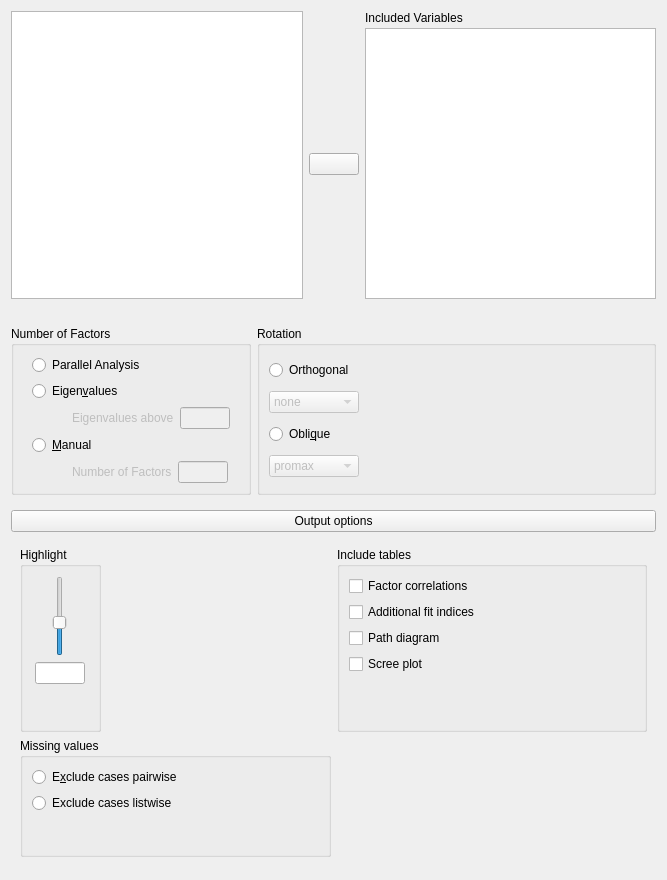
<?xml version="1.0" encoding="UTF-8"?>
<ui version="4.0">
 <class>ExploratoryFactorAnalysisForm</class>
 <widget class="QWidget" name="ExploratoryFactorAnalysisForm">
  <property name="geometry">
   <rect>
    <x>0</x>
    <y>0</y>
    <width>667</width>
    <height>880</height>
   </rect>
  </property>
  <property name="sizePolicy">
   <sizepolicy hsizetype="Fixed" vsizetype="Preferred">
    <horstretch>0</horstretch>
    <verstretch>0</verstretch>
   </sizepolicy>
  </property>
  <property name="windowTitle">
   <string>Form</string>
  </property>
  <layout class="QGridLayout" name="gridLayout_7">
   <item row="0" column="0">
    <widget class="QWidget" name="topWidget" native="true">
     <property name="sizePolicy">
      <sizepolicy hsizetype="Preferred" vsizetype="Fixed">
       <horstretch>0</horstretch>
       <verstretch>0</verstretch>
      </sizepolicy>
     </property>
     <property name="minimumSize">
      <size>
       <width>0</width>
       <height>300</height>
      </size>
     </property>
     <layout class="QGridLayout" name="gridLayout">
      <property name="leftMargin">
       <number>0</number>
      </property>
      <property name="topMargin">
       <number>0</number>
      </property>
      <property name="rightMargin">
       <number>0</number>
      </property>
      <property name="bottomMargin">
       <number>12</number>
      </property>
      <property name="verticalSpacing">
       <number>3</number>
      </property>
      <item row="0" column="0" rowspan="4">
       <widget class="AvailableFieldsListView" name="listAvailableFields">
        <property name="sizePolicy">
         <sizepolicy hsizetype="Expanding" vsizetype="Preferred">
          <horstretch>0</horstretch>
          <verstretch>0</verstretch>
         </sizepolicy>
        </property>
        <property name="maximumSize">
         <size>
          <width>16777215</width>
          <height>16777215</height>
         </size>
        </property>
        <property name="selectionMode">
         <enum>QAbstractItemView::ExtendedSelection</enum>
        </property>
       </widget>
      </item>
      <item row="0" column="2">
       <widget class="QLabel" name="label_4">
        <property name="sizePolicy">
         <sizepolicy hsizetype="Fixed" vsizetype="Fixed">
          <horstretch>0</horstretch>
          <verstretch>0</verstretch>
         </sizepolicy>
        </property>
        <property name="text">
         <string>Included Variables</string>
        </property>
       </widget>
      </item>
      <item row="1" column="2" rowspan="3">
       <widget class="BoundListView" name="variables">
        <property name="sizePolicy">
         <sizepolicy hsizetype="Expanding" vsizetype="Expanding">
          <horstretch>0</horstretch>
          <verstretch>0</verstretch>
         </sizepolicy>
        </property>
        <property name="minimumSize">
         <size>
          <width>0</width>
          <height>200</height>
         </size>
        </property>
        <property name="maximumSize">
         <size>
          <width>16777215</width>
          <height>16777215</height>
         </size>
        </property>
        <property name="selectionMode">
         <enum>QAbstractItemView::ExtendedSelection</enum>
        </property>
       </widget>
      </item>
      <item row="2" column="1">
       <widget class="AssignButton" name="buttonAssignVariables">
        <property name="sizePolicy">
         <sizepolicy hsizetype="Fixed" vsizetype="Fixed">
          <horstretch>0</horstretch>
          <verstretch>0</verstretch>
         </sizepolicy>
        </property>
        <property name="minimumSize">
         <size>
          <width>50</width>
          <height>0</height>
         </size>
        </property>
        <property name="maximumSize">
         <size>
          <width>50</width>
          <height>16777215</height>
         </size>
        </property>
        <property name="text">
         <string/>
        </property>
       </widget>
      </item>
     </layout>
    </widget>
   </item>
   <item row="1" column="0">
    <widget class="QWidget" name="widget" native="true">
     <layout class="QGridLayout" name="gridLayout_2">
      <property name="leftMargin">
       <number>0</number>
      </property>
      <property name="rightMargin">
       <number>0</number>
      </property>
      <property name="bottomMargin">
       <number>0</number>
      </property>
      <item row="0" column="1">
       <widget class="BoundGroupBox" name="rotationMethod">
        <property name="sizePolicy">
         <sizepolicy hsizetype="Preferred" vsizetype="Preferred">
          <horstretch>0</horstretch>
          <verstretch>0</verstretch>
         </sizepolicy>
        </property>
        <property name="minimumSize">
         <size>
          <width>240</width>
          <height>0</height>
         </size>
        </property>
        <property name="title">
         <string>Rotation</string>
        </property>
        <layout class="QGridLayout" name="gridLayout_37">
         <item row="5" column="0">
          <widget class="BoundComboBox" name="obliqueSelector">
           <property name="enabled">
            <bool>false</bool>
           </property>
           <item>
            <property name="text">
             <string>promax</string>
            </property>
           </item>
           <item>
            <property name="text">
             <string>oblimin</string>
            </property>
           </item>
           <item>
            <property name="text">
             <string>simplimax</string>
            </property>
           </item>
           <item>
            <property name="text">
             <string>bentlerQ</string>
            </property>
           </item>
           <item>
            <property name="text">
             <string>biquartimin</string>
            </property>
           </item>
           <item>
            <property name="text">
             <string>cluster</string>
            </property>
           </item>
          </widget>
         </item>
         <item row="4" column="0">
          <widget class="QRadioButton" name="_2oblique">
           <property name="sizePolicy">
            <sizepolicy hsizetype="Fixed" vsizetype="Fixed">
             <horstretch>0</horstretch>
             <verstretch>0</verstretch>
            </sizepolicy>
           </property>
           <property name="text">
            <string>Obli&amp;que</string>
           </property>
          </widget>
         </item>
         <item row="2" column="0">
          <widget class="BoundComboBox" name="orthogonalSelector">
           <property name="enabled">
            <bool>false</bool>
           </property>
           <item>
            <property name="text">
             <string>none</string>
            </property>
           </item>
           <item>
            <property name="text">
             <string>varimax</string>
            </property>
           </item>
           <item>
            <property name="text">
             <string>quartimax</string>
            </property>
           </item>
           <item>
            <property name="text">
             <string>bentlerT</string>
            </property>
           </item>
           <item>
            <property name="text">
             <string>equamax</string>
            </property>
           </item>
          </widget>
         </item>
         <item row="1" column="0">
          <widget class="QRadioButton" name="_1orthogonal">
           <property name="sizePolicy">
            <sizepolicy hsizetype="Fixed" vsizetype="Fixed">
             <horstretch>0</horstretch>
             <verstretch>0</verstretch>
            </sizepolicy>
           </property>
           <property name="text">
            <string>Orthogonal</string>
           </property>
          </widget>
         </item>
         <item row="2" column="1">
          <spacer name="horizontalSpacer">
           <property name="orientation">
            <enum>Qt::Horizontal</enum>
           </property>
           <property name="sizeHint" stdset="0">
            <size>
             <width>40</width>
             <height>20</height>
            </size>
           </property>
          </spacer>
         </item>
        </layout>
       </widget>
      </item>
      <item row="0" column="0">
       <widget class="BoundGroupBox" name="factorMethod">
        <property name="sizePolicy">
         <sizepolicy hsizetype="Preferred" vsizetype="Preferred">
          <horstretch>0</horstretch>
          <verstretch>0</verstretch>
         </sizepolicy>
        </property>
        <property name="minimumSize">
         <size>
          <width>240</width>
          <height>0</height>
         </size>
        </property>
        <property name="title">
         <string>Number of Factors</string>
        </property>
        <layout class="QGridLayout" name="gridLayout_5">
         <item row="1" column="0">
          <widget class="QRadioButton" name="_1eigenvalues">
           <property name="sizePolicy">
            <sizepolicy hsizetype="Fixed" vsizetype="Fixed">
             <horstretch>0</horstretch>
             <verstretch>0</verstretch>
            </sizepolicy>
           </property>
           <property name="text">
            <string>Eigen&amp;values</string>
           </property>
          </widget>
         </item>
         <item row="2" column="0">
          <widget class="QWidget" name="nFactorWidget_2" native="true">
           <property name="enabled">
            <bool>true</bool>
           </property>
           <property name="sizePolicy">
            <sizepolicy hsizetype="Fixed" vsizetype="Fixed">
             <horstretch>0</horstretch>
             <verstretch>0</verstretch>
            </sizepolicy>
           </property>
           <layout class="QGridLayout" name="gridLayout_20">
            <property name="leftMargin">
             <number>40</number>
            </property>
            <property name="topMargin">
             <number>0</number>
            </property>
            <property name="rightMargin">
             <number>0</number>
            </property>
            <property name="bottomMargin">
             <number>0</number>
            </property>
            <item row="0" column="1">
             <widget class="BoundTextBox" name="eigenValuesBox">
              <property name="enabled">
               <bool>false</bool>
              </property>
              <property name="sizePolicy">
               <sizepolicy hsizetype="Fixed" vsizetype="Fixed">
                <horstretch>0</horstretch>
                <verstretch>0</verstretch>
               </sizepolicy>
              </property>
              <property name="maximumSize">
               <size>
                <width>50</width>
                <height>16777215</height>
               </size>
              </property>
             </widget>
            </item>
            <item row="0" column="0">
             <widget class="QLabel" name="EigenText">
              <property name="enabled">
               <bool>false</bool>
              </property>
              <property name="sizePolicy">
               <sizepolicy hsizetype="Fixed" vsizetype="Fixed">
                <horstretch>0</horstretch>
                <verstretch>0</verstretch>
               </sizepolicy>
              </property>
              <property name="text">
               <string>Eigenvalues above</string>
              </property>
             </widget>
            </item>
           </layout>
          </widget>
         </item>
         <item row="3" column="0">
          <widget class="QRadioButton" name="_2manual">
           <property name="sizePolicy">
            <sizepolicy hsizetype="Fixed" vsizetype="Fixed">
             <horstretch>0</horstretch>
             <verstretch>0</verstretch>
            </sizepolicy>
           </property>
           <property name="text">
            <string>&amp;Manual</string>
           </property>
          </widget>
         </item>
         <item row="5" column="0">
          <widget class="QWidget" name="nFactorWidget" native="true">
           <property name="enabled">
            <bool>true</bool>
           </property>
           <property name="sizePolicy">
            <sizepolicy hsizetype="Fixed" vsizetype="Fixed">
             <horstretch>0</horstretch>
             <verstretch>0</verstretch>
            </sizepolicy>
           </property>
           <layout class="QGridLayout" name="gridLayout_16">
            <property name="leftMargin">
             <number>40</number>
            </property>
            <property name="topMargin">
             <number>0</number>
            </property>
            <property name="rightMargin">
             <number>0</number>
            </property>
            <property name="bottomMargin">
             <number>0</number>
            </property>
            <item row="0" column="1">
             <widget class="BoundTextBox" name="numberOfFactors">
              <property name="enabled">
               <bool>false</bool>
              </property>
              <property name="sizePolicy">
               <sizepolicy hsizetype="Fixed" vsizetype="Fixed">
                <horstretch>0</horstretch>
                <verstretch>0</verstretch>
               </sizepolicy>
              </property>
              <property name="maximumSize">
               <size>
                <width>50</width>
                <height>16777215</height>
               </size>
              </property>
             </widget>
            </item>
            <item row="0" column="0">
             <widget class="QLabel" name="nFactorText">
              <property name="enabled">
               <bool>false</bool>
              </property>
              <property name="sizePolicy">
               <sizepolicy hsizetype="Fixed" vsizetype="Fixed">
                <horstretch>0</horstretch>
                <verstretch>0</verstretch>
               </sizepolicy>
              </property>
              <property name="text">
               <string>Number of Factors</string>
              </property>
             </widget>
            </item>
           </layout>
          </widget>
         </item>
         <item row="0" column="0">
          <widget class="QRadioButton" name="_3parallelAnalysis">
           <property name="sizePolicy">
            <sizepolicy hsizetype="Fixed" vsizetype="Fixed">
             <horstretch>0</horstretch>
             <verstretch>0</verstretch>
            </sizepolicy>
           </property>
           <property name="text">
            <string>Parallel Analysis</string>
           </property>
          </widget>
         </item>
        </layout>
        <zorder>nFactorWidget</zorder>
        <zorder>_2manual</zorder>
        <zorder>_1eigenvalues</zorder>
        <zorder>nFactorWidget_2</zorder>
        <zorder>_3parallelAnalysis</zorder>
       </widget>
      </item>
     </layout>
    </widget>
   </item>
   <item row="2" column="0">
    <widget class="QWidget" name="widget_9" native="true">
     <property name="sizePolicy">
      <sizepolicy hsizetype="Preferred" vsizetype="Preferred">
       <horstretch>0</horstretch>
       <verstretch>0</verstretch>
      </sizepolicy>
     </property>
     <layout class="QGridLayout" name="gridLayout_6">
      <property name="leftMargin">
       <number>0</number>
      </property>
      <property name="rightMargin">
       <number>0</number>
      </property>
      <property name="bottomMargin">
       <number>3</number>
      </property>
      <item row="0" column="0">
       <widget class="ExpanderButton" name="pushButton_2">
        <property name="sizePolicy">
         <sizepolicy hsizetype="Expanding" vsizetype="Fixed">
          <horstretch>0</horstretch>
          <verstretch>0</verstretch>
         </sizepolicy>
        </property>
        <property name="text">
         <string>Output options</string>
        </property>
       </widget>
      </item>
      <item row="1" column="0">
       <widget class="QWidget" name="containerOptions" native="true">
        <layout class="QGridLayout" name="gridLayout_4">
         <item row="1" column="0">
          <widget class="BoundGroupBox" name="missingValues">
           <property name="maximumSize">
            <size>
             <width>180000</width>
             <height>16777215</height>
            </size>
           </property>
           <property name="title">
            <string>Missing values</string>
           </property>
           <layout class="QGridLayout" name="gridLayout_8">
            <item row="2" column="1">
             <widget class="QRadioButton" name="_2excludeListwise">
              <property name="text">
               <string>Exclude cases listwise</string>
              </property>
             </widget>
            </item>
            <item row="1" column="3">
             <spacer name="horizontalSpacer_4">
              <property name="orientation">
               <enum>Qt::Horizontal</enum>
              </property>
              <property name="sizeHint" stdset="0">
               <size>
                <width>40</width>
                <height>20</height>
               </size>
              </property>
             </spacer>
            </item>
            <item row="1" column="1">
             <widget class="QRadioButton" name="_1excludePairwise">
              <property name="text">
               <string>E&amp;xclude cases pairwise</string>
              </property>
             </widget>
            </item>
            <item row="3" column="1">
             <spacer name="verticalSpacer_3">
              <property name="orientation">
               <enum>Qt::Vertical</enum>
              </property>
              <property name="sizeHint" stdset="0">
               <size>
                <width>20</width>
                <height>40</height>
               </size>
              </property>
             </spacer>
            </item>
           </layout>
          </widget>
         </item>
         <item row="0" column="0">
          <widget class="BoundGroupBox" name="highlight">
           <property name="maximumSize">
            <size>
             <width>81</width>
             <height>16777215</height>
            </size>
           </property>
           <property name="title">
            <string>Highlight</string>
           </property>
           <layout class="QGridLayout" name="gridLayout_3">
            <item row="1" column="0" alignment="Qt::AlignHCenter">
             <widget class="QSlider" name="highlightSlider">
              <property name="minimumSize">
               <size>
                <width>0</width>
                <height>70</height>
               </size>
              </property>
              <property name="maximum">
               <number>100</number>
              </property>
              <property name="pageStep">
               <number>10</number>
              </property>
              <property name="value">
               <number>40</number>
              </property>
              <property name="orientation">
               <enum>Qt::Vertical</enum>
              </property>
             </widget>
            </item>
            <item row="2" column="0">
             <widget class="BoundTextBox" name="highlightText">
              <property name="enabled">
               <bool>true</bool>
              </property>
              <property name="sizePolicy">
               <sizepolicy hsizetype="Fixed" vsizetype="Fixed">
                <horstretch>0</horstretch>
                <verstretch>0</verstretch>
               </sizepolicy>
              </property>
              <property name="maximumSize">
               <size>
                <width>50</width>
                <height>16777215</height>
               </size>
              </property>
             </widget>
            </item>
            <item row="3" column="0">
             <spacer name="verticalSpacer">
              <property name="orientation">
               <enum>Qt::Vertical</enum>
              </property>
              <property name="sizeHint" stdset="0">
               <size>
                <width>20</width>
                <height>40</height>
               </size>
              </property>
             </spacer>
            </item>
           </layout>
           <zorder>highlightText</zorder>
           <zorder>highlightSlider</zorder>
          </widget>
         </item>
         <item row="0" column="2">
          <widget class="BoundGroupBox" name="includeTables">
           <property name="title">
            <string>Include tables</string>
           </property>
           <layout class="QGridLayout" name="gridLayout_10">
            <item row="3" column="0">
             <widget class="BoundCheckBox" name="incl_screePlot">
              <property name="text">
               <string>Scree plot</string>
              </property>
             </widget>
            </item>
            <item row="0" column="0">
             <widget class="BoundCheckBox" name="incl_correlations">
              <property name="text">
               <string>Factor correlations</string>
              </property>
             </widget>
            </item>
            <item row="1" column="0">
             <widget class="BoundCheckBox" name="incl_fitIndices">
              <property name="text">
               <string>Additional fit indices</string>
              </property>
             </widget>
            </item>
            <item row="2" column="0">
             <widget class="BoundCheckBox" name="incl_pathDiagram">
              <property name="text">
               <string>Path diagram</string>
              </property>
             </widget>
            </item>
            <item row="4" column="0">
             <spacer name="verticalSpacer_2">
              <property name="orientation">
               <enum>Qt::Vertical</enum>
              </property>
              <property name="sizeHint" stdset="0">
               <size>
                <width>20</width>
                <height>40</height>
               </size>
              </property>
             </spacer>
            </item>
           </layout>
          </widget>
         </item>
         <item row="1" column="2">
          <spacer name="horizontalSpacer_2">
           <property name="orientation">
            <enum>Qt::Horizontal</enum>
           </property>
           <property name="sizeHint" stdset="0">
            <size>
             <width>40</width>
             <height>20</height>
            </size>
           </property>
          </spacer>
         </item>
        </layout>
       </widget>
      </item>
     </layout>
    </widget>
   </item>
  </layout>
 </widget>
 <customwidgets>
  <customwidget>
   <class>AssignButton</class>
   <extends>QPushButton</extends>
   <header>widgets/assignbutton.h</header>
  </customwidget>
  <customwidget>
   <class>AvailableFieldsListView</class>
   <extends>QListView</extends>
   <header>widgets/availablefieldslistview.h</header>
  </customwidget>
  <customwidget>
   <class>BoundTextBox</class>
   <extends>QLineEdit</extends>
   <header>widgets/boundtextbox.h</header>
  </customwidget>
  <customwidget>
   <class>BoundGroupBox</class>
   <extends>QGroupBox</extends>
   <header>widgets/boundgroupbox.h</header>
   <container>1</container>
  </customwidget>
  <customwidget>
   <class>ExpanderButton</class>
   <extends>QPushButton</extends>
   <header>widgets/expanderbutton.h</header>
  </customwidget>
  <customwidget>
   <class>BoundCheckBox</class>
   <extends>QCheckBox</extends>
   <header>widgets/boundcheckbox.h</header>
  </customwidget>
  <customwidget>
   <class>BoundComboBox</class>
   <extends>QComboBox</extends>
   <header>widgets/boundcombobox.h</header>
  </customwidget>
  <customwidget>
   <class>BoundListView</class>
   <extends>QListView</extends>
   <header>widgets/boundlistview.h</header>
  </customwidget>
 </customwidgets>
 <tabstops>
  <tabstop>listAvailableFields</tabstop>
  <tabstop>variables</tabstop>
  <tabstop>_3parallelAnalysis</tabstop>
  <tabstop>_1eigenvalues</tabstop>
  <tabstop>eigenValuesBox</tabstop>
  <tabstop>_2manual</tabstop>
  <tabstop>numberOfFactors</tabstop>
  <tabstop>_1orthogonal</tabstop>
  <tabstop>orthogonalSelector</tabstop>
  <tabstop>_2oblique</tabstop>
  <tabstop>obliqueSelector</tabstop>
  <tabstop>pushButton_2</tabstop>
  <tabstop>highlightSlider</tabstop>
  <tabstop>highlightText</tabstop>
  <tabstop>incl_correlations</tabstop>
  <tabstop>incl_fitIndices</tabstop>
  <tabstop>incl_pathDiagram</tabstop>
  <tabstop>incl_screePlot</tabstop>
 </tabstops>
 <resources/>
 <connections>
  <connection>
   <sender>_2manual</sender>
   <signal>toggled(bool)</signal>
   <receiver>nFactorText</receiver>
   <slot>setEnabled(bool)</slot>
   <hints>
    <hint type="sourcelabel">
     <x>59</x>
     <y>535</y>
    </hint>
    <hint type="destinationlabel">
     <x>124</x>
     <y>561</y>
    </hint>
   </hints>
  </connection>
  <connection>
   <sender>_2manual</sender>
   <signal>toggled(bool)</signal>
   <receiver>numberOfFactors</receiver>
   <slot>setEnabled(bool)</slot>
   <hints>
    <hint type="sourcelabel">
     <x>59</x>
     <y>535</y>
    </hint>
    <hint type="destinationlabel">
     <x>217</x>
     <y>562</y>
    </hint>
   </hints>
  </connection>
  <connection>
   <sender>_2oblique</sender>
   <signal>toggled(bool)</signal>
   <receiver>obliqueSelector</receiver>
   <slot>setEnabled(bool)</slot>
   <hints>
    <hint type="sourcelabel">
     <x>383</x>
     <y>585</y>
    </hint>
    <hint type="destinationlabel">
     <x>427</x>
     <y>612</y>
    </hint>
   </hints>
  </connection>
  <connection>
   <sender>_1orthogonal</sender>
   <signal>toggled(bool)</signal>
   <receiver>orthogonalSelector</receiver>
   <slot>setEnabled(bool)</slot>
   <hints>
    <hint type="sourcelabel">
     <x>393</x>
     <y>521</y>
    </hint>
    <hint type="destinationlabel">
     <x>427</x>
     <y>548</y>
    </hint>
   </hints>
  </connection>
  <connection>
   <sender>_1eigenvalues</sender>
   <signal>toggled(bool)</signal>
   <receiver>EigenText</receiver>
   <slot>setEnabled(bool)</slot>
   <hints>
    <hint type="sourcelabel">
     <x>85</x>
     <y>522</y>
    </hint>
    <hint type="destinationlabel">
     <x>135</x>
     <y>549</y>
    </hint>
   </hints>
  </connection>
  <connection>
   <sender>_1eigenvalues</sender>
   <signal>toggled(bool)</signal>
   <receiver>eigenValuesBox</receiver>
   <slot>setEnabled(bool)</slot>
   <hints>
    <hint type="sourcelabel">
     <x>85</x>
     <y>522</y>
    </hint>
    <hint type="destinationlabel">
     <x>227</x>
     <y>550</y>
    </hint>
   </hints>
  </connection>
 </connections>
</ui>
